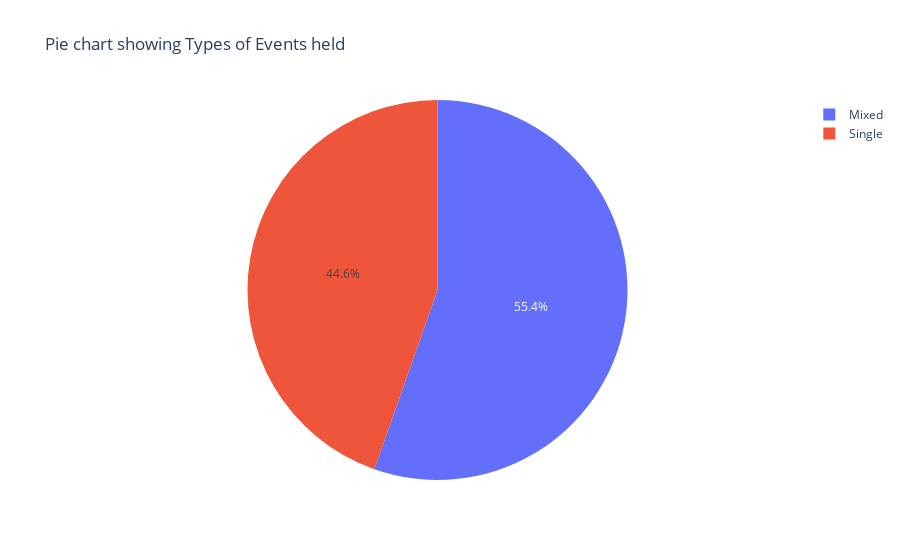

Notebook cell for this chart:
### Code cell
fig= px.pie(won, names = 'EVENT TYPE', title='Pie chart showing Types of Events held')
fig.show()

### Figure 1 — Plotly figure (JSON) as saved in the notebook; plotly's stock layout.template omitted (floating-point values rounded to 4 significant figures; data arrays with more than 128 entries replaced by an {"elided": "..."} marker saying what was removed)
{"data": [{"domain": {"x": [0, 1], "y": [0, 1]}, "hovertemplate": "EVENT TYPE=%{label}<extra></extra>", "labels": {"elided": "1558 str values"}, "legendgroup": "", "name": "", "showlegend": true, "type": "pie"}], "layout": {"legend": {"tracegroupgap": 0}, "title": {"text": "Pie chart showing Types of Events held"}}}
